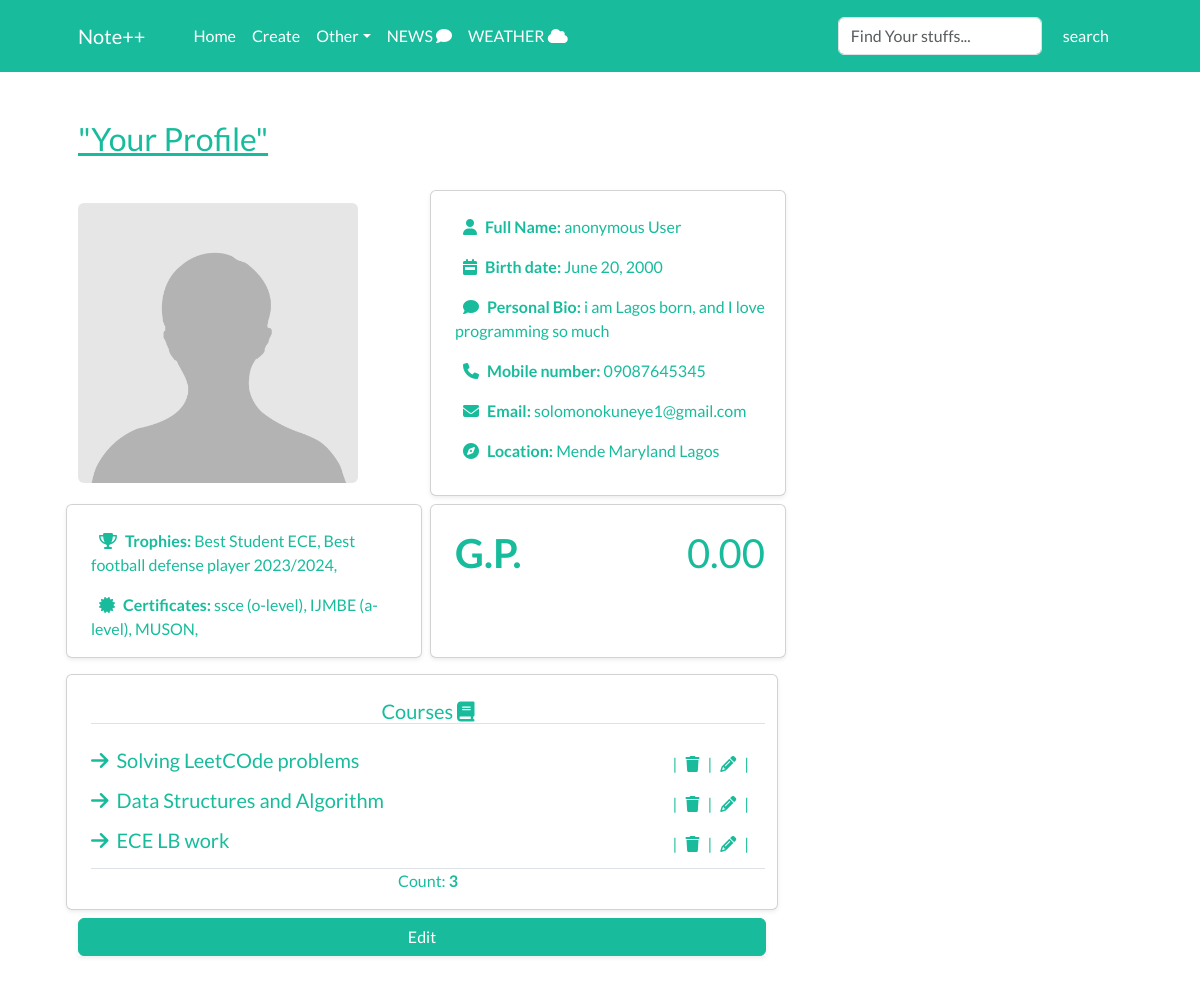
Page /accounts/profile/ (signed in) on the earlier database version.
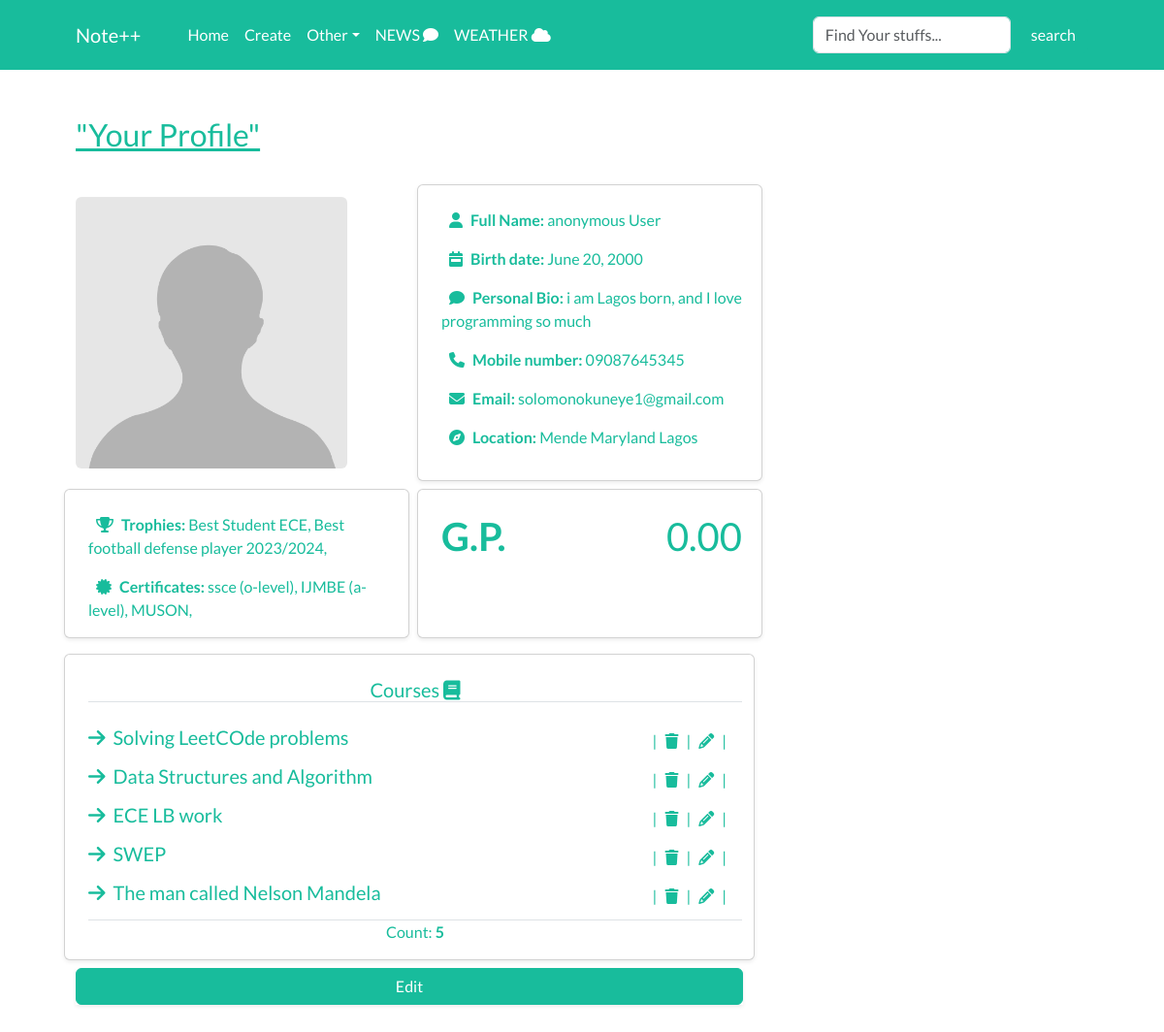
Same page on the later database version.
### core/models.py (models this page shows, shortened)
class Course(models.Model):
    title = models.CharField(max_length=200)
    description = models.TextField(null=True, blank=True)
    created = models.DateTimeField(auto_now_add=True)
    author = models.ForeignKey(User, on_delete=models.CASCADE)

### accounts/views.py (the view)
# urls.py: path('profile/', UserProfile, name='UserProfile'),
@login_required
def UserProfile(request):
    profile = Profile.objects.get(user=request.user)
    courses = Course.objects.filter(author=profile.user)
    context = {'profile' : profile,
               'courses':courses}
    return render(request, 'accounts/profile.html', context)

### accounts/templates/accounts/profile.html (shortened to what the changed rows need)
{% extends 'core/admin/base.html' %}
{% block content %}
<div class="container p-5 d-block">
    <div class="row gap-2">
        <div class="col-md-4 card shadow-sm ps-4 pt-4 text-success">
            <div class="d-flex justify-content-between align-items-center">
                <h2><strong>G.P.</strong></h2>
                <h2 class="mx-2">{{profile.grade_points}}</h2>
            </div>
        </div>
    </div>
    <div class="row mt-3">
        <div class="col-md-8 card shadow-sm text-success ps-4 pt-4 ">
            {% if courses %}
                {% for course in courses %}
                <div class="d-flex justify-content-between mb-2 align-items-center">
                    <h5 class="align-items-center"><i class="fa fa-arrow-right me-2"></i><a href="{% url 'CourseDetail' course.pk %}" class="text-decoration-none">{{course.title}}</a></h5>
                    <div class="d-flex pe-3 align-items-center">
                        |<a href="{% url 'DeleteCourse' course.pk %}"><i class="fa fa-trash mx-2"></i></a>
                        |<a href="{% url 'UpdateCourse' course.pk %}"><i class="fa fa-pencil mx-2"></i></a>|
                    </div>
                </div>
                {% endfor %}
                <div class="border-top">
                    <p class="text-center">Count: <strong>{{courses.count}}</strong></p>
                </div>
            {% endif %}
        </div>
    </div>
</div>
{% endblock %}

Differences in the rows shown:
added Course: title "SWEP"
added Course: title "The man called Nelson Mandela"
Other differences:
{{ courses.count }}: "3" → "5"
